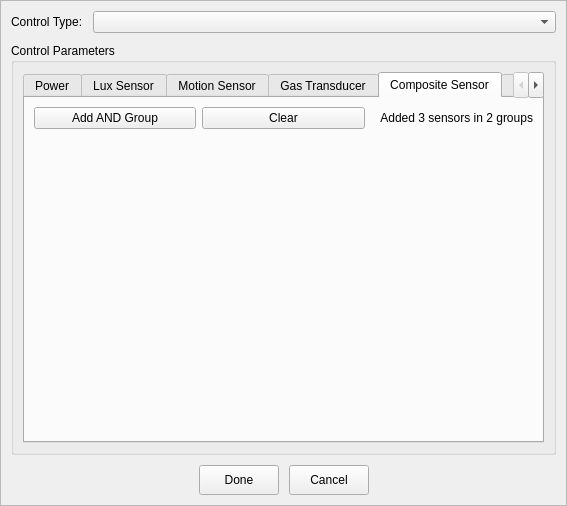
<?xml version="1.0" encoding="UTF-8"?>
<ui version="4.0">
 <class>ControlItemEditDialogFrameOfRelayGroup</class>
 <widget class="QFrame" name="ControlItemEditDialogFrameOfRelayGroup">
  <property name="geometry">
   <rect>
    <x>0</x>
    <y>0</y>
    <width>567</width>
    <height>506</height>
   </rect>
  </property>
  <property name="windowTitle">
   <string>Frame</string>
  </property>
  <property name="frameShape">
   <enum>QFrame::StyledPanel</enum>
  </property>
  <property name="frameShadow">
   <enum>QFrame::Raised</enum>
  </property>
  <layout class="QVBoxLayout" name="verticalLayout_3">
   <property name="spacing">
    <number>10</number>
   </property>
   <property name="leftMargin">
    <number>10</number>
   </property>
   <property name="topMargin">
    <number>10</number>
   </property>
   <property name="rightMargin">
    <number>10</number>
   </property>
   <property name="bottomMargin">
    <number>10</number>
   </property>
   <item>
    <layout class="QHBoxLayout" name="horizontalLayout">
     <item>
      <widget class="QLabel" name="label">
       <property name="text">
        <string>Control Type:</string>
       </property>
      </widget>
     </item>
     <item>
      <widget class="QComboBox" name="comboBox">
       <property name="sizePolicy">
        <sizepolicy hsizetype="Expanding" vsizetype="Fixed">
         <horstretch>0</horstretch>
         <verstretch>0</verstretch>
        </sizepolicy>
       </property>
      </widget>
     </item>
    </layout>
   </item>
   <item>
    <widget class="QGroupBox" name="groupBox">
     <property name="title">
      <string>Control Parameters</string>
     </property>
     <layout class="QVBoxLayout" name="verticalLayout_2">
      <item>
       <widget class="QTabWidget" name="tabWidget">
        <property name="currentIndex">
         <number>4</number>
        </property>
        <widget class="QWidget" name="pageOnOff">
         <attribute name="title">
          <string>Power</string>
         </attribute>
         <layout class="QVBoxLayout" name="verticalLayout">
          <item>
           <layout class="QHBoxLayout" name="horizontalLayout_2">
            <item>
             <widget class="QLabel" name="label_2">
              <property name="text">
               <string>Relay State:</string>
              </property>
              <property name="alignment">
               <set>Qt::AlignRight|Qt::AlignTrailing|Qt::AlignVCenter</set>
              </property>
             </widget>
            </item>
            <item>
             <widget class="QRadioButton" name="radioRelayOn">
              <property name="text">
               <string>On</string>
              </property>
              <property name="checked">
               <bool>true</bool>
              </property>
             </widget>
            </item>
            <item>
             <widget class="QRadioButton" name="radioRelayOff">
              <property name="text">
               <string>Off</string>
              </property>
             </widget>
            </item>
            <item>
             <spacer name="horizontalSpacer_3">
              <property name="orientation">
               <enum>Qt::Horizontal</enum>
              </property>
              <property name="sizeHint" stdset="0">
               <size>
                <width>40</width>
                <height>20</height>
               </size>
              </property>
             </spacer>
            </item>
           </layout>
          </item>
          <item>
           <spacer name="verticalSpacer">
            <property name="orientation">
             <enum>Qt::Vertical</enum>
            </property>
            <property name="sizeHint" stdset="0">
             <size>
              <width>20</width>
              <height>40</height>
             </size>
            </property>
           </spacer>
          </item>
         </layout>
        </widget>
        <widget class="QWidget" name="pageLuxSensor">
         <attribute name="title">
          <string>Lux Sensor</string>
         </attribute>
         <layout class="QGridLayout" name="gridLayout_2">
          <item row="2" column="0">
           <widget class="QLabel" name="label_15">
            <property name="text">
             <string>Lux Of Off(Lux):</string>
            </property>
            <property name="alignment">
             <set>Qt::AlignRight|Qt::AlignTrailing|Qt::AlignVCenter</set>
            </property>
           </widget>
          </item>
          <item row="2" column="1">
           <widget class="QSpinBox" name="spinLuxTypeNotFeedBackLuxOf0">
            <property name="minimum">
             <number>0</number>
            </property>
            <property name="maximum">
             <number>65536</number>
            </property>
            <property name="value">
             <number>0</number>
            </property>
           </widget>
          </item>
          <item row="0" column="0">
           <widget class="QLabel" name="label_9">
            <property name="text">
             <string>Bind Sensor Id:</string>
            </property>
            <property name="alignment">
             <set>Qt::AlignRight|Qt::AlignTrailing|Qt::AlignVCenter</set>
            </property>
           </widget>
          </item>
          <item row="4" column="1">
           <spacer name="verticalSpacer_3">
            <property name="orientation">
             <enum>Qt::Vertical</enum>
            </property>
            <property name="sizeHint" stdset="0">
             <size>
              <width>20</width>
              <height>40</height>
             </size>
            </property>
           </spacer>
          </item>
          <item row="0" column="1">
           <widget class="SensorIdCombox" name="lineLuxTypeBindSensorId">
            <property name="sizePolicy">
             <sizepolicy hsizetype="Expanding" vsizetype="Fixed">
              <horstretch>0</horstretch>
              <verstretch>0</verstretch>
             </sizepolicy>
            </property>
           </widget>
          </item>
          <item row="1" column="1">
           <widget class="QSpinBox" name="spinLuxTypeNotFeedBackLuxOf100">
            <property name="minimum">
             <number>0</number>
            </property>
            <property name="maximum">
             <number>65536</number>
            </property>
            <property name="value">
             <number>0</number>
            </property>
           </widget>
          </item>
          <item row="1" column="0">
           <widget class="QLabel" name="label_16">
            <property name="text">
             <string>Lux Of On(Lux):</string>
            </property>
            <property name="alignment">
             <set>Qt::AlignRight|Qt::AlignTrailing|Qt::AlignVCenter</set>
            </property>
           </widget>
          </item>
         </layout>
        </widget>
        <widget class="QWidget" name="pageMotionSensor">
         <attribute name="title">
          <string>Motion Sensor</string>
         </attribute>
         <layout class="QGridLayout" name="gridLayout">
          <item row="6" column="0">
           <spacer name="verticalSpacer_2">
            <property name="orientation">
             <enum>Qt::Vertical</enum>
            </property>
            <property name="sizeHint" stdset="0">
             <size>
              <width>20</width>
              <height>40</height>
             </size>
            </property>
           </spacer>
          </item>
          <item row="2" column="0">
           <widget class="QLabel" name="label_4">
            <property name="text">
             <string>Triggered State:</string>
            </property>
            <property name="alignment">
             <set>Qt::AlignRight|Qt::AlignTrailing|Qt::AlignVCenter</set>
            </property>
           </widget>
          </item>
          <item row="0" column="0">
           <widget class="QLabel" name="label_12">
            <property name="text">
             <string>Bind Sensor Id:</string>
            </property>
            <property name="alignment">
             <set>Qt::AlignRight|Qt::AlignTrailing|Qt::AlignVCenter</set>
            </property>
           </widget>
          </item>
          <item row="0" column="1">
           <widget class="SensorIdCombox" name="lineMotionTypeBindSensorId">
            <property name="sizePolicy">
             <sizepolicy hsizetype="Expanding" vsizetype="Fixed">
              <horstretch>0</horstretch>
              <verstretch>0</verstretch>
             </sizepolicy>
            </property>
           </widget>
          </item>
          <item row="4" column="0">
           <widget class="QLabel" name="label_3">
            <property name="text">
             <string>Base State:</string>
            </property>
            <property name="alignment">
             <set>Qt::AlignRight|Qt::AlignTrailing|Qt::AlignVCenter</set>
            </property>
           </widget>
          </item>
          <item row="1" column="1">
           <widget class="QCheckBox" name="checkBindLuxSensorResultAsTrigPower">
            <property name="text">
             <string>Bind Lux Sensor Result As Triggered Power</string>
            </property>
           </widget>
          </item>
          <item row="5" column="0">
           <widget class="QLabel" name="label_17">
            <property name="text">
             <string>Trigger Shield Time(MS):</string>
            </property>
            <property name="alignment">
             <set>Qt::AlignRight|Qt::AlignTrailing|Qt::AlignVCenter</set>
            </property>
           </widget>
          </item>
          <item row="5" column="1">
           <widget class="QSpinBox" name="spinMotionTriggerShieldMSec">
            <property name="maximum">
             <number>10000</number>
            </property>
           </widget>
          </item>
          <item row="3" column="0">
           <widget class="QLabel" name="label_6">
            <property name="text">
             <string>Triggered Hold Time(S):</string>
            </property>
            <property name="alignment">
             <set>Qt::AlignRight|Qt::AlignTrailing|Qt::AlignVCenter</set>
            </property>
           </widget>
          </item>
          <item row="3" column="1">
           <widget class="QSpinBox" name="spinMotionTypeTrigTime">
            <property name="maximum">
             <number>10000</number>
            </property>
           </widget>
          </item>
          <item row="2" column="1">
           <widget class="QFrame" name="frame_2">
            <property name="minimumSize">
             <size>
              <width>0</width>
              <height>20</height>
             </size>
            </property>
            <property name="frameShape">
             <enum>QFrame::StyledPanel</enum>
            </property>
            <property name="frameShadow">
             <enum>QFrame::Raised</enum>
            </property>
            <layout class="QHBoxLayout" name="horizontalLayout_6">
             <property name="leftMargin">
              <number>0</number>
             </property>
             <property name="topMargin">
              <number>0</number>
             </property>
             <property name="rightMargin">
              <number>0</number>
             </property>
             <property name="bottomMargin">
              <number>0</number>
             </property>
             <item>
              <widget class="QRadioButton" name="radioTriggeredStateOn">
               <property name="text">
                <string>On</string>
               </property>
              </widget>
             </item>
             <item>
              <widget class="QRadioButton" name="radioTriggeredStateOff">
               <property name="text">
                <string>Off</string>
               </property>
              </widget>
             </item>
             <item>
              <spacer name="horizontalSpacer_5">
               <property name="orientation">
                <enum>Qt::Horizontal</enum>
               </property>
               <property name="sizeHint" stdset="0">
                <size>
                 <width>234</width>
                 <height>20</height>
                </size>
               </property>
              </spacer>
             </item>
            </layout>
           </widget>
          </item>
          <item row="4" column="1">
           <widget class="QFrame" name="frame_3">
            <property name="minimumSize">
             <size>
              <width>0</width>
              <height>20</height>
             </size>
            </property>
            <property name="frameShape">
             <enum>QFrame::StyledPanel</enum>
            </property>
            <property name="frameShadow">
             <enum>QFrame::Raised</enum>
            </property>
            <layout class="QHBoxLayout" name="horizontalLayout_7">
             <property name="leftMargin">
              <number>0</number>
             </property>
             <property name="topMargin">
              <number>0</number>
             </property>
             <property name="rightMargin">
              <number>0</number>
             </property>
             <property name="bottomMargin">
              <number>0</number>
             </property>
             <item>
              <widget class="QRadioButton" name="radioBaseStateOn">
               <property name="text">
                <string>On</string>
               </property>
              </widget>
             </item>
             <item>
              <widget class="QRadioButton" name="radioBaseStateOff">
               <property name="text">
                <string>Off</string>
               </property>
              </widget>
             </item>
             <item>
              <spacer name="horizontalSpacer_6">
               <property name="orientation">
                <enum>Qt::Horizontal</enum>
               </property>
               <property name="sizeHint" stdset="0">
                <size>
                 <width>234</width>
                 <height>20</height>
                </size>
               </property>
              </spacer>
             </item>
            </layout>
           </widget>
          </item>
         </layout>
        </widget>
        <widget class="QWidget" name="pageGasTransducer">
         <attribute name="title">
          <string>Gas Transducer</string>
         </attribute>
         <layout class="QGridLayout" name="gridLayout_3" columnstretch="0,0,0,0">
          <item row="9" column="0">
           <spacer name="verticalSpacer_5">
            <property name="orientation">
             <enum>Qt::Vertical</enum>
            </property>
            <property name="sizeHint" stdset="0">
             <size>
              <width>20</width>
              <height>40</height>
             </size>
            </property>
           </spacer>
          </item>
          <item row="1" column="0">
           <widget class="QLabel" name="label_8">
            <property name="text">
             <string>Bind Sensor Id:</string>
            </property>
           </widget>
          </item>
          <item row="1" column="2" colspan="2">
           <widget class="SensorIdCombox" name="cmbGTBindSensorId"/>
          </item>
          <item row="8" column="2" colspan="2">
           <widget class="QSpinBox" name="spinGTTriggerShieldMSec">
            <property name="maximum">
             <number>100000</number>
            </property>
           </widget>
          </item>
          <item row="3" column="0">
           <widget class="QLabel" name="label_18">
            <property name="text">
             <string>Triggered Mode:</string>
            </property>
           </widget>
          </item>
          <item row="8" column="0">
           <widget class="QLabel" name="label_10">
            <property name="text">
             <string>Trigger Shield Time(MS):</string>
            </property>
           </widget>
          </item>
          <item row="3" column="2" colspan="2">
           <widget class="QFrame" name="frame_4">
            <property name="minimumSize">
             <size>
              <width>0</width>
              <height>20</height>
             </size>
            </property>
            <property name="frameShape">
             <enum>QFrame::StyledPanel</enum>
            </property>
            <property name="frameShadow">
             <enum>QFrame::Raised</enum>
            </property>
            <layout class="QHBoxLayout" name="horizontalLayout_8">
             <property name="leftMargin">
              <number>0</number>
             </property>
             <property name="topMargin">
              <number>0</number>
             </property>
             <property name="rightMargin">
              <number>0</number>
             </property>
             <property name="bottomMargin">
              <number>0</number>
             </property>
             <item>
              <widget class="QRadioButton" name="radGTTrigModeBottomUpper">
               <property name="toolTip">
                <string>ControlItemEditDialogFrameOfRelayGroup.TrigModeBottomUpperTip</string>
               </property>
               <property name="text">
                <string>Bottom - Upper</string>
               </property>
              </widget>
             </item>
             <item>
              <widget class="QRadioButton" name="radGTTrigModeUpperBottom">
               <property name="toolTip">
                <string>ControlItemEditDialogFrameOfRelayGroup.TrigModeUpperBottomTip</string>
               </property>
               <property name="text">
                <string>Upper - Botton</string>
               </property>
              </widget>
             </item>
             <item>
              <spacer name="horizontalSpacer_7">
               <property name="orientation">
                <enum>Qt::Horizontal</enum>
               </property>
               <property name="sizeHint" stdset="0">
                <size>
                 <width>40</width>
                 <height>20</height>
                </size>
               </property>
              </spacer>
             </item>
            </layout>
           </widget>
          </item>
          <item row="5" column="0">
           <widget class="QLabel" name="label_7">
            <property name="text">
             <string>Threshold Min Value:</string>
            </property>
           </widget>
          </item>
          <item row="4" column="0">
           <widget class="QLabel" name="label_5">
            <property name="text">
             <string>Threshold Max Value:</string>
            </property>
           </widget>
          </item>
          <item row="4" column="2" colspan="2">
           <widget class="QSpinBox" name="spinGTThresholdMax">
            <property name="toolTip">
             <string>ControlItemEditDialogFrameOfRelayGroup.ThresholdMaxTip</string>
            </property>
            <property name="maximum">
             <number>10000</number>
            </property>
           </widget>
          </item>
          <item row="5" column="2" colspan="2">
           <widget class="QSpinBox" name="spinGTThresholdMin">
            <property name="toolTip">
             <string>ControlItemEditDialogFrameOfRelayGroup.ThresholdMinTip</string>
            </property>
            <property name="maximum">
             <number>10000</number>
            </property>
           </widget>
          </item>
         </layout>
        </widget>
        <widget class="QWidget" name="pageCompositeSensors">
         <attribute name="title">
          <string>Composite Sensor</string>
         </attribute>
         <layout class="QVBoxLayout" name="verticalLayout_4">
          <item>
           <layout class="QHBoxLayout" name="horizontalLayout_4">
            <item>
             <widget class="QPushButton" name="btnAddANDGroup">
              <property name="text">
               <string>Add AND Group</string>
              </property>
             </widget>
            </item>
            <item>
             <widget class="QPushButton" name="btnClearGroups">
              <property name="text">
               <string>Clear</string>
              </property>
             </widget>
            </item>
            <item>
             <widget class="QLabel" name="labelSensorGroupAddState">
              <property name="text">
               <string>Added 3 sensors in 2 groups</string>
              </property>
              <property name="alignment">
               <set>Qt::AlignRight|Qt::AlignTrailing|Qt::AlignVCenter</set>
              </property>
             </widget>
            </item>
           </layout>
          </item>
          <item>
           <layout class="QVBoxLayout" name="vLayoutORGroups"/>
          </item>
          <item>
           <spacer name="verticalSpacer_4">
            <property name="orientation">
             <enum>Qt::Vertical</enum>
            </property>
            <property name="sizeHint" stdset="0">
             <size>
              <width>20</width>
              <height>170</height>
             </size>
            </property>
           </spacer>
          </item>
         </layout>
        </widget>
        <widget class="QWidget" name="pageOthers">
         <attribute name="title">
          <string>Others</string>
         </attribute>
         <layout class="QVBoxLayout" name="verticalLayout_4">
          <item>
           <layout class="QHBoxLayout" name="horizontalLayout_4">
            <item>
             <widget class="QLabel" name="label_11">
              <property name="text">
               <string>Dimming Interval(Second):</string>
              </property>
              <property name="alignment">
               <set>Qt::AlignRight|Qt::AlignTrailing|Qt::AlignVCenter</set>
              </property>
             </widget>
            </item>
            <item>
             <widget class="QSpinBox" name="spinDimmingIntervalSec">
              <property name="sizePolicy">
               <sizepolicy hsizetype="Expanding" vsizetype="Fixed">
                <horstretch>0</horstretch>
                <verstretch>0</verstretch>
               </sizepolicy>
              </property>
              <property name="minimum">
               <number>2</number>
              </property>
              <property name="maximum">
               <number>600</number>
              </property>
             </widget>
            </item>
           </layout>
          </item>
          <item>
           <spacer name="verticalSpacer_4">
            <property name="orientation">
             <enum>Qt::Vertical</enum>
            </property>
            <property name="sizeHint" stdset="0">
             <size>
              <width>20</width>
              <height>170</height>
             </size>
            </property>
           </spacer>
          </item>
         </layout>
        </widget>
       </widget>
      </item>
     </layout>
    </widget>
   </item>
   <item>
    <layout class="QHBoxLayout" name="horizontalLayout_3">
     <item>
      <spacer name="horizontalSpacer">
       <property name="orientation">
        <enum>Qt::Horizontal</enum>
       </property>
       <property name="sizeHint" stdset="0">
        <size>
         <width>40</width>
         <height>20</height>
        </size>
       </property>
      </spacer>
     </item>
     <item>
      <widget class="QPushButton" name="buttonDone">
       <property name="minimumSize">
        <size>
         <width>80</width>
         <height>30</height>
        </size>
       </property>
       <property name="text">
        <string>Done</string>
       </property>
      </widget>
     </item>
     <item>
      <widget class="QPushButton" name="buttonCancel">
       <property name="minimumSize">
        <size>
         <width>80</width>
         <height>30</height>
        </size>
       </property>
       <property name="text">
        <string>Cancel</string>
       </property>
      </widget>
     </item>
     <item>
      <spacer name="horizontalSpacer_2">
       <property name="orientation">
        <enum>Qt::Horizontal</enum>
       </property>
       <property name="sizeHint" stdset="0">
        <size>
         <width>40</width>
         <height>20</height>
        </size>
       </property>
      </spacer>
     </item>
    </layout>
   </item>
  </layout>
 </widget>
 <customwidgets>
  <customwidget>
   <class>SensorIdCombox</class>
   <extends>QComboBox</extends>
   <header location="global">widget/sensoridcombox.h</header>
  </customwidget>
 </customwidgets>
 <resources/>
 <connections/>
</ui>
